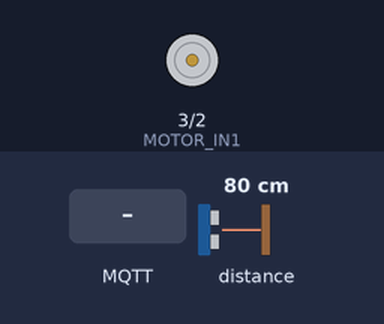
The program below on a simulated ESP32-C3. On the bench: motor-driver pin pairs drawn as motors (green arrow = first pin HIGH = forward, orange = second pin HIGH = backward, longer = more drive). Inputs (shaded band) come from the test bench; at power-on: distance to the obstacle 80 cm. WiFi joins after 1.5 s; servers stay silent unless stated; no MQTT or app messages arrive unless stated; what the program prints to the serial monitor is not drawn.

Above: at 2.7 s.
2.8 s: MQTT message "start" arrives on the first subscribed topic
At 4.8 s:
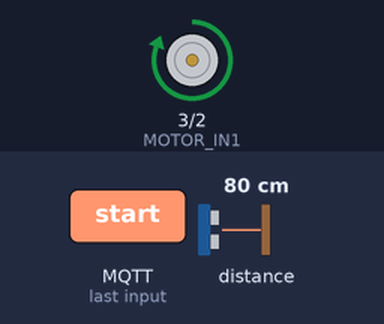
5.1 s: MQTT message "end" arrives on the first subscribed topic
At 6.6 s:
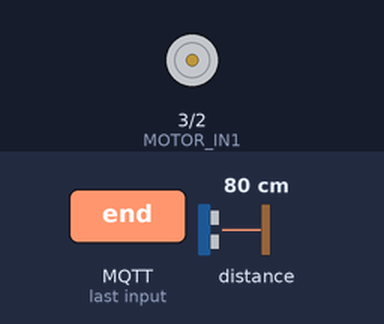
Timing chart, 0 to 8.1 s (numbered marks = the images above; inputs shaded):
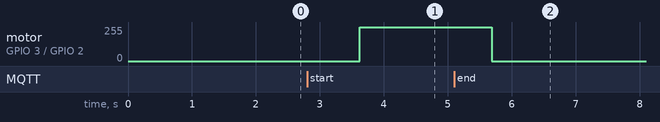

The program:

main.cpp
```cpp
#include <WiFi.h>
#include <PubSubClient.h>
#include <Wire.h>
#include "Adafruit_VL53L0X.h"

// --- Константы ---
#define MODULE_TYPE "loading-conveyor"
#define MOTOR_IN1 3  // Подключение к L298N
#define MOTOR_IN2 2

#define WIFI_SSID "Beeline_MF"
#define WIFI_PASS "$@ndr0nix"
#define MQTT_SERVER "192.168.8.100"

WiFiClient espClient;
PubSubClient client(espClient);
Adafruit_VL53L0X sensor = Adafruit_VL53L0X();
String mac_id = "";

// --- Сеть и MQTT ---
void setup_wifi() {
  WiFi.begin(WIFI_SSID, WIFI_PASS);
  while (WiFi.status() != WL_CONNECTED) {
    delay(500);
    Serial.print(".");
  }
  mac_id = WiFi.macAddress();
  Serial.println("\nWiFi connected, MAC: " + mac_id);
}

void sendIdentity() {
  String ip = WiFi.localIP().toString();
  client.publish(("module/" + mac_id + "/identity/type").c_str(), MODULE_TYPE);
  client.publish(("module/" + mac_id + "/identity/ip").c_str(), ip.c_str());
}

void reconnect() {
  while (!client.connected()) {
    if (client.connect(mac_id.c_str())) {
      Serial.println("Connected to MQTT");
      sendIdentity();
      client.subscribe(("module/" + mac_id + "/command").c_str());
    } else {
      delay(1000);
    }
  }
}

// --- Управление мотором ---
void startMotor() {
  digitalWrite(MOTOR_IN1, HIGH);
  digitalWrite(MOTOR_IN2, LOW);
}

void endMotor() {
  digitalWrite(MOTOR_IN1, LOW);
  digitalWrite(MOTOR_IN2, LOW);
}

// --- Обработка команд ---
void onMessage(char* topic, byte* payload, unsigned int length) {
  String cmd;
  for (unsigned int i = 0; i < length; i++) cmd += (char)payload[i];

  if (cmd == "start") {
    startMotor();
  } else if (cmd == "end") {
    endMotor();
  }
}

// --- Основной цикл ---
void sendDistance() {
  VL53L0X_RangingMeasurementData_t measure;
  sensor.rangingTest(&measure, false);

  if (measure.RangeStatus != 4) {
    char topic[64];
    snprintf(topic, sizeof(topic), "module/%s/sensor/vl53l0x", mac_id.c_str());
    char payload[16];
    snprintf(payload, sizeof(payload), "%d", measure.RangeMilliMeter);
    client.publish(topic, payload);
  }
}

void setup() {
  Serial.begin(115200);
  Wire.begin();

  pinMode(MOTOR_IN1, OUTPUT);
  pinMode(MOTOR_IN2, OUTPUT);
  digitalWrite(MOTOR_IN1, LOW);
  digitalWrite(MOTOR_IN2, LOW);

  setup_wifi();
  client.setServer(MQTT_SERVER, 1883);
  client.setCallback(onMessage);

  if (!sensor.begin()) {
    Serial.println("VL53L0X not found");
    while (1);
  } else {
    Serial.println("VL53L0X ready");
  }
}

void loop() {
  if (!client.connected()) reconnect();
  client.loop();

  sendDistance();
  delay(1000);
}
```

Measured:
- after the input at 2.8 s, motor on GPIO 3 (MOTOR_IN1) / GPIO 2 (MOTOR_IN2): stopped → forward 255/255 after 0.82 s
- after the input at 5.1 s, motor on GPIO 3 (MOTOR_IN1) / GPIO 2 (MOTOR_IN2): forward 255/255 → stopped after 0.59 s
